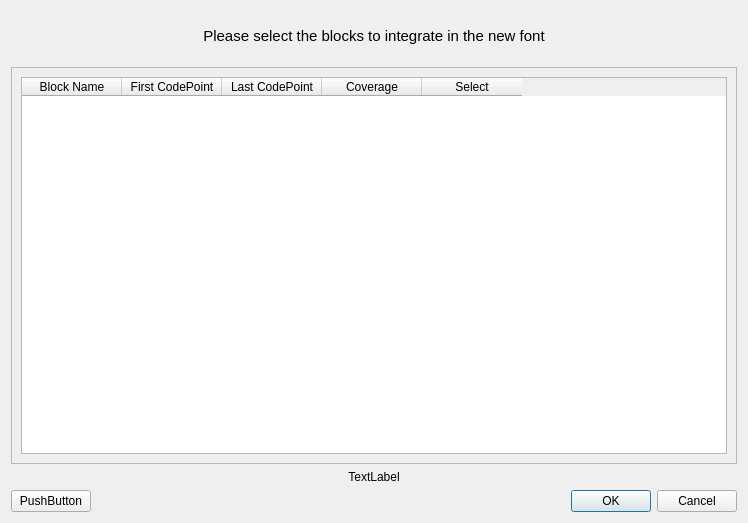
<?xml version="1.0" encoding="UTF-8"?>
<ui version="4.0">
 <class>TestDialog</class>
 <widget class="QDialog" name="TestDialog">
  <property name="geometry">
   <rect>
    <x>0</x>
    <y>0</y>
    <width>748</width>
    <height>523</height>
   </rect>
  </property>
  <property name="windowTitle">
   <string>Dialog</string>
  </property>
  <layout class="QVBoxLayout" name="verticalLayout">
   <item>
    <widget class="QLabel" name="label">
     <property name="minimumSize">
      <size>
       <width>0</width>
       <height>50</height>
      </size>
     </property>
     <property name="font">
      <font>
       <pointsize>11</pointsize>
      </font>
     </property>
     <property name="text">
      <string>Please select the blocks to integrate in the new font</string>
     </property>
     <property name="alignment">
      <set>Qt::AlignCenter</set>
     </property>
    </widget>
   </item>
   <item>
    <widget class="QFrame" name="frame">
     <property name="frameShape">
      <enum>QFrame::StyledPanel</enum>
     </property>
     <property name="frameShadow">
      <enum>QFrame::Raised</enum>
     </property>
     <layout class="QHBoxLayout" name="horizontalLayout">
      <item>
       <widget class="QTableWidget" name="blocksTable">
        <property name="columnCount">
         <number>5</number>
        </property>
        <column>
         <property name="text">
          <string>Block Name</string>
         </property>
        </column>
        <column>
         <property name="text">
          <string>First CodePoint</string>
         </property>
        </column>
        <column>
         <property name="text">
          <string>Last CodePoint</string>
         </property>
        </column>
        <column>
         <property name="text">
          <string>Coverage</string>
         </property>
        </column>
        <column>
         <property name="text">
          <string>Select</string>
         </property>
        </column>
       </widget>
      </item>
     </layout>
    </widget>
   </item>
   <item>
    <widget class="QLabel" name="qtyLabel">
     <property name="text">
      <string>TextLabel</string>
     </property>
     <property name="alignment">
      <set>Qt::AlignCenter</set>
     </property>
    </widget>
   </item>
   <item>
    <layout class="QHBoxLayout" name="horizontalLayout_2">
     <item>
      <widget class="QPushButton" name="pushButton">
       <property name="text">
        <string>PushButton</string>
       </property>
      </widget>
     </item>
     <item>
      <spacer name="horizontalSpacer">
       <property name="orientation">
        <enum>Qt::Horizontal</enum>
       </property>
       <property name="sizeHint" stdset="0">
        <size>
         <width>40</width>
         <height>20</height>
        </size>
       </property>
      </spacer>
     </item>
     <item>
      <widget class="QDialogButtonBox" name="buttonBox">
       <property name="orientation">
        <enum>Qt::Horizontal</enum>
       </property>
       <property name="standardButtons">
        <set>QDialogButtonBox::Cancel|QDialogButtonBox::Ok</set>
       </property>
      </widget>
     </item>
    </layout>
   </item>
  </layout>
 </widget>
 <resources/>
 <connections>
  <connection>
   <sender>buttonBox</sender>
   <signal>accepted()</signal>
   <receiver>TestDialog</receiver>
   <slot>accept()</slot>
   <hints>
    <hint type="sourcelabel">
     <x>248</x>
     <y>254</y>
    </hint>
    <hint type="destinationlabel">
     <x>157</x>
     <y>274</y>
    </hint>
   </hints>
  </connection>
  <connection>
   <sender>buttonBox</sender>
   <signal>rejected()</signal>
   <receiver>TestDialog</receiver>
   <slot>reject()</slot>
   <hints>
    <hint type="sourcelabel">
     <x>316</x>
     <y>260</y>
    </hint>
    <hint type="destinationlabel">
     <x>286</x>
     <y>274</y>
    </hint>
   </hints>
  </connection>
 </connections>
</ui>
